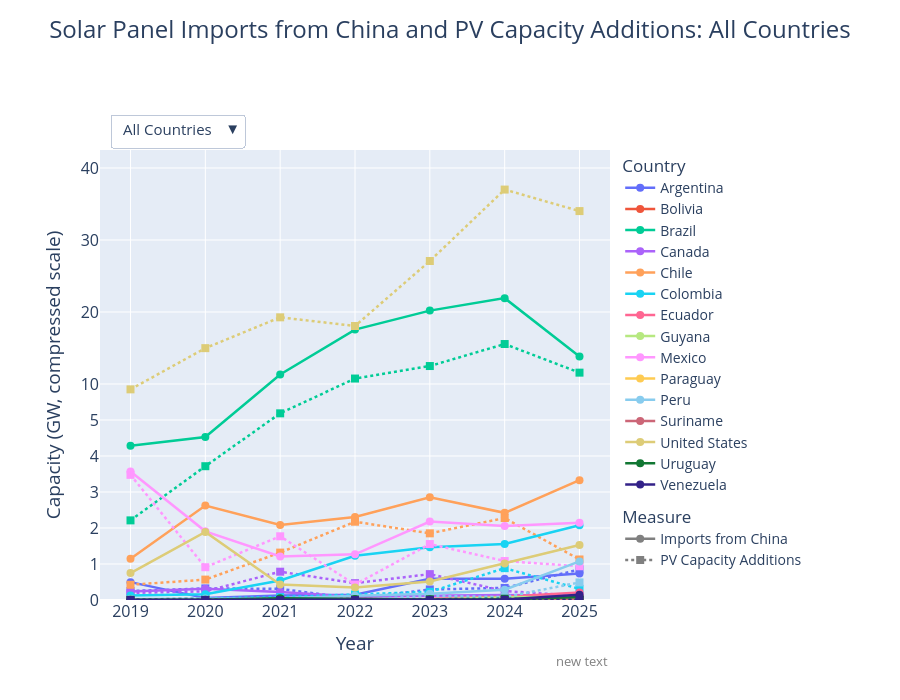

Notebook code for this chart:
### Markdown cell above
### Figure 2. Chinese Solar Panel Imports and PV Capacity Additions in 15 Countries (2019–2025)

### Code cell
import plotly.graph_objects as go
import plotly.express as px
import numpy as np

plot_df = df[df['Year'].between(2019, 2025)].copy()
countries = sorted(plot_df['Area'].unique())

fig = go.Figure()

def compress_y(y):
    y = np.asarray(y, dtype=float)

    return np.where(
        y <= 5,
        y,
        5 + (y - 5) / 5
    )

palette = (
    px.colors.qualitative.Plotly +
    px.colors.qualitative.Safe +
    px.colors.qualitative.Set3
)

country_colors = {
    country: palette[i % len(palette)]
    for i, country in enumerate(countries)
}


# Store real and compressed y-values
raw_y = []
compressed_y = []

# Actual data traces

for country in countries:

    d = plot_df[
        plot_df['Area'] == country
    ].sort_values('Year')

    imports = d['China_panel_exports_MW'] / 1000
    additions = d['PV_capacity_additions_MW'] / 1000

    raw_y.append(imports.to_numpy())
    compressed_y.append(compress_y(imports))

    raw_y.append(additions.to_numpy())
    compressed_y.append(compress_y(additions))


    # Imports from China

    fig.add_trace(go.Scatter(
        x=d['Year'],
        y=compress_y(imports),

        mode='lines+markers',

        showlegend=False,

        line=dict(
            color=country_colors[country],
            dash='solid',
            width=2.5
        ),

        marker=dict(
            color=country_colors[country],
            symbol='circle',
            size=8
        ),

        customdata=np.column_stack([
            [country] * len(d),
            imports
        ]),

        hovertemplate=(
            '<b>%{customdata[0]}</b><br>'
            'Year: %{x}<br>'
            'Imports from China: %{customdata[1]:.3f} GW'
            '<extra></extra>'
        )
    ))


    # PV Capacity Additions

    fig.add_trace(go.Scatter(
        x=d['Year'],
        y=compress_y(additions),

        mode='lines+markers',

        showlegend=False,

        line=dict(
            color=country_colors[country],
            dash='dot',
            width=2.5
        ),

        marker=dict(
            color=country_colors[country],
            symbol='square',
            size=8
        ),

        customdata=np.column_stack([
            [country] * len(d),
            additions
        ]),

        hovertemplate=(
            '<b>%{customdata[0]}</b><br>'
            'Year: %{x}<br>'
            'PV Capacity Additions: %{customdata[1]:.3f} GW'
            '<extra></extra>'
        )
    ))


# Country legend

for country in countries:

    fig.add_trace(go.Scatter(
        x=[None],
        y=[None],

        mode='lines+markers',

        name=country,

        line=dict(
            color=country_colors[country],
            width=2.5
        ),

        marker=dict(
            color=country_colors[country],
            size=8
        ),

        showlegend=True,
        legend='legend'
    ))


# Imports
fig.add_trace(go.Scatter(
    x=[None],
    y=[None],

    mode='lines+markers',

    name='Imports from China',

    line=dict(
        color='gray',
        dash='solid',
        width=2.5
    ),

    marker=dict(
        color='gray',
        symbol='circle',
        size=8
    ),

    showlegend=True,
    legend='legend2'
))


# PV Capacity Additions
fig.add_trace(go.Scatter(
    x=[None],
    y=[None],

    mode='lines+markers',

    name='PV Capacity Additions',

    line=dict(
        color='gray',
        dash='dot',
        width=2.5
    ),

    marker=dict(
        color='gray',
        symbol='square',
        size=8
    ),

    showlegend=True,
    legend='legend2'
))


n_data_traces = 2 * len(countries)

n_legend_traces = len(countries) + 2

legend_visibility = [True] * n_legend_traces


real_ticks = [
    0, 1, 2, 3, 4, 5,
    10, 20, 30, 40
]

compressed_ticks = compress_y(real_ticks)

buttons = []

# All Countries

buttons.append(
    dict(
        label='All Countries',

        method='update',

        args=[
            {
                'visible':
                    [True] * n_data_traces
                    + legend_visibility,

                'y':
                    compressed_y
                    + [[None]] * n_legend_traces
            },

            {
                'title':
                    'Solar Panel Imports from China and PV Capacity Additions: All Countries',

                'yaxis': {
                    'title':
                        'Capacity (GW, compressed scale)',

                    'tickmode':
                        'array',

                    'tickvals':
                        compressed_ticks,

                    'ticktext':
                        [str(x) for x in real_ticks],

                    'range':
                        [0, compress_y([40])[0] + 0.5]
                }
            }
        ]
    )
)


# Individual countries

for i, country in enumerate(countries):

    visible = [False] * n_data_traces

    visible[2 * i] = True
    visible[2 * i + 1] = True

    buttons.append(
        dict(
            label=country,

            method='update',

            args=[
                {
                    'visible':
                        visible
                        + legend_visibility,

                    'y':
                        raw_y
                        + [[None]] * n_legend_traces
                },

                {
                    'title':
                        f'Solar Panel Imports from China and PV Capacity Additions: {country}',

                    'yaxis': {
                        'title':
                            'Capacity (GW)',

                        'autorange':
                            True,

                        'tickmode':
                            'auto'
                    }
                }
            ]
        )
    )


# Layout

fig.update_layout(
    # title

    title=dict(
        text=(
            'Solar Panel Imports from China and '
            'PV Capacity Additions: All Countries'
        ),

        # Center the title
        x=0.5,
        xanchor='center',

        y=0.97,
        yanchor='top',

        font=dict(
            size=24
        )
    ),

    # X-axis

    xaxis=dict(

        title=dict(
            text='Year',
            font=dict(size=19)
        ),

        tickfont=dict(
            size=16
        )
    ),

    # Y-axis

    yaxis=dict(

        title=dict(
            text='Capacity (GW, compressed scale)',
            font=dict(size=19)
        ),

        tickfont=dict(
            size=16
        ),

        tickmode='array',

        tickvals=compressed_ticks,

        ticktext=[
            str(x) for x in real_ticks
        ],

        range=[
            0,
            compress_y([40])[0] + 0.5
        ]
    ),


    hovermode='closest',

    # Country selector

    updatemenus=[
        dict(
            buttons=buttons,

            direction='down',

            # Keep selector on upper-left,
            # below/away from title
            x=0.02,
            y=1.08,

            xanchor='left',
            yanchor='top',

            font=dict(
                size=15
            )
        )
    ],

    # Legend 1: Country colors

    legend=dict(

        title=dict(
            text='Country',
            font=dict(size=17)
        ),

        x=1.02,
        y=1,

        xanchor='left',
        yanchor='top',

        font=dict(
            size=14
        )
    ),

    # Legend 2: Measure

    legend2=dict(

        title=dict(
            text='Measure',
            font=dict(size=17)
        ),

        x=1.02,
        y=0.22,

        xanchor='left',
        yanchor='top',

        font=dict(
            size=14
        )
    ),

    # More room on top/right

    margin=dict(
        l=100,
        r=290,
        t=150,
        b=100
    ),


    height=700,
    annotations=[
        dict(
            x=1,
            y=-0.16,

            xref='paper',
            yref='paper',

            showarrow=False,

            xanchor='right',

            font=dict(
                size=13,
                color='gray'
            )
        )
    ]
)
fig.show()


# Export Interactive Figure 2 as HTML
from pathlib import Path

output_folder = Path.cwd().parent / "outputs"
output_folder.mkdir(parents=True, exist_ok=True)

output_path = output_folder / "Figure2_Country_Trends.html"

#Export interactive HTML
fig.write_html(
    str(output_path),
    include_plotlyjs=True
)

print("HTML saved to:", output_path.resolve())

### Figure 1 — Plotly figure (JSON) as saved in the notebook; plotly's stock layout.template omitted (floating-point values rounded to 4 significant figures; data arrays with more than 128 entries replaced by an {"elided": "..."} marker saying what was removed)
{"data": [{"customdata": [["Argentina", "0.49616000000000005"], ["Argentina", "0.05289"], ["Argentina", "0.12672"], ["Argentina", "0.14912999999999998"], ["Argentina", "0.58777"], ["Argentina", "0.5905"], ["Argentina", "0.73651"]], "hovertemplate": "<b>%{customdata[0]}</b><br>Year: %{x}<br>Imports from China: %{customdata[1]:.3f} GW<extra></extra>", "line": {"color": "#636EFA", "dash": "solid", "width": 2.5}, "marker": {"color": "#636EFA", "size": 8, "symbol": "circle"}, "mode": "lines+markers", "showlegend": false, "type": "scatter", "x": [2019, 2020, 2021, 2022, 2023, 2024, 2025], "y": [0.4962, 0.05289, 0.1267, 0.1491, 0.5878, 0.5905, 0.7365]}, {"customdata": [["Argentina", "0.24974000000000002"], ["Argentina", "0.32202"], ["Argentina", "0.30905"], ["Argentina", "0.03575"], ["Argentina", "0.29263"], ["Argentina", "0.3353"], ["Argentina", "0.85115"]], "hovertemplate": "<b>%{customdata[0]}</b><br>Year: %{x}<br>PV Capacity Additions: %{customdata[1]:.3f} GW<extra></extra>", "line": {"color": "#636EFA", "dash": "dot", "width": 2.5}, "marker": {"color": "#636EFA", "size": 8, "symbol": "square"}, "mode": "lines+markers", "showlegend": false, "type": "scatter", "x": [2019, 2020, 2021, 2022, 2023, 2024, 2025], "y": [0.2497, 0.322, 0.309, 0.03575, 0.2926, 0.3353, 0.8511]}, {"customdata": [["Bolivia", "0.00182"], ["Bolivia", "0.00075"], ["Bolivia", "0.00093"], ["Bolivia", "0.00139"], ["Bolivia", "0.00212"], ["Bolivia", "0.00433"], ["Bolivia", "0.03623"]], "hovertemplate": "<b>%{customdata[0]}</b><br>Year: %{x}<br>Imports from China: %{customdata[1]:.3f} GW<extra></extra>", "line": {"color": "#EF553B", "dash": "solid", "width": 2.5}, "marker": {"color": "#EF553B", "size": 8, "symbol": "circle"}, "mode": "lines+markers", "showlegend": false, "type": "scatter", "x": [2019, 2020, 2021, 2022, 2023, 2024, 2025], "y": [0.00182, 0.00075, 0.00093, 0.00139, 0.00212, 0.00433, 0.03623]}, {"customdata": [["Bolivia", "0.0005"], ["Bolivia", "0.050320000000000004"], ["Bolivia", "0.04983"], ["Bolivia", "0.00068"], ["Bolivia", "0.00149"], ["Bolivia", "0.00375"], ["Bolivia", "0.01717"]], "hovertemplate": "<b>%{customdata[0]}</b><br>Year: %{x}<br>PV Capacity Additions: %{customdata[1]:.3f} GW<extra></extra>", "line": {"color": "#EF553B", "dash": "dot", "width": 2.5}, "marker": {"color": "#EF553B", "size": 8, "symbol": "square"}, "mode": "lines+markers", "showlegend": false, "type": "scatter", "x": [2019, 2020, 2021, 2022, 2023, 2024, 2025], "y": [0.0005, 0.05032, 0.04983, 0.00068, 0.00149, 0.00375, 0.01717]}, {"customdata": [["Brazil", "4.28208"], ["Brazil", "4.528479999999999"], ["Brazil", "11.32759"], ["Brazil", "17.56052"], ["Brazil", "20.193360000000002"], ["Brazil", "21.92445"], ["Brazil", "13.82277"]], "hovertemplate": "<b>%{customdata[0]}</b><br>Year: %{x}<br>Imports from China: %{customdata[1]:.3f} GW<extra></extra>", "line": {"color": "#00CC96", "dash": "solid", "width": 2.5}, "marker": {"color": "#00CC96", "size": 8, "symbol": "circle"}, "mode": "lines+markers", "showlegend": false, "type": "scatter", "x": [2019, 2020, 2021, 2022, 2023, 2024, 2025], "y": [4.282, 4.528, 6.266, 7.512, 8.039, 8.385, 6.765]}, {"customdata": [["Brazil", "2.21171"], ["Brazil", "3.71626"], ["Brazil", "5.92443"], ["Brazil", "10.75918"], ["Brazil", "12.49465"], ["Brazil", "15.55085"], ["Brazil", "11.57816"]], "hovertemplate": "<b>%{customdata[0]}</b><br>Year: %{x}<br>PV Capacity Additions: %{customdata[1]:.3f} GW<extra></extra>", "line": {"color": "#00CC96", "dash": "dot", "width": 2.5}, "marker": {"color": "#00CC96", "size": 8, "symbol": "square"}, "mode": "lines+markers", "showlegend": false, "type": "scatter", "x": [2019, 2020, 2021, 2022, 2023, 2024, 2025], "y": [2.212, 3.716, 5.185, 6.152, 6.499, 7.11, 6.316]}, {"customdata": [["Canada", "0.23558"], ["Canada", "0.31085"], ["Canada", "0.22212"], ["Canada", "0.08965999999999999"], ["Canada", "0.11541"], ["Canada", "0.1392"], ["Canada", "0.11495999999999999"]], "hovertemplate": "<b>%{customdata[0]}</b><br>Year: %{x}<br>Imports from China: %{customdata[1]:.3f} GW<extra></extra>", "line": {"color": "#AB63FA", "dash": "solid", "width": 2.5}, "marker": {"color": "#AB63FA", "size": 8, "symbol": "circle"}, "mode": "lines+markers", "showlegend": false, "type": "scatter", "x": [2019, 2020, 2021, 2022, 2023, 2024, 2025], "y": [0.2356, 0.3109, 0.2221, 0.08966, 0.1154, 0.1392, 0.115]}, {"customdata": [["Canada", "0.197"], ["Canada", "0.24"], ["Canada", "0.786"], ["Canada", "0.468"], ["Canada", "0.719"], ["Canada", "0.249"], ["Canada", "0.1125"]], "hovertemplate": "<b>%{customdata[0]}</b><br>Year: %{x}<br>PV Capacity Additions: %{customdata[1]:.3f} GW<extra></extra>", "line": {"color": "#AB63FA", "dash": "dot", "width": 2.5}, "marker": {"color": "#AB63FA", "size": 8, "symbol": "square"}, "mode": "lines+markers", "showlegend": false, "type": "scatter", "x": [2019, 2020, 2021, 2022, 2023, 2024, 2025], "y": [0.197, 0.24, 0.786, 0.468, 0.719, 0.249, 0.1125]}, {"customdata": [["Chile", "1.1448800000000001"], ["Chile", "2.62349"], ["Chile", "2.08235"], ["Chile", "2.30733"], ["Chile", "2.85527"], ["Chile", "2.4211300000000002"], ["Chile", "3.32912"]], "hovertemplate": "<b>%{customdata[0]}</b><br>Year: %{x}<br>Imports from China: %{customdata[1]:.3f} GW<extra></extra>", "line": {"color": "#FFA15A", "dash": "solid", "width": 2.5}, "marker": {"color": "#FFA15A", "size": 8, "symbol": "circle"}, "mode": "lines+markers", "showlegend": false, "type": "scatter", "x": [2019, 2020, 2021, 2022, 2023, 2024, 2025], "y": [1.145, 2.623, 2.082, 2.307, 2.855, 2.421, 3.329]}, {"customdata": [["Chile", "0.42269"], ["Chile", "0.56653"], ["Chile", "1.31668"], ["Chile", "2.1748600000000002"], ["Chile", "1.8515599999999999"], ["Chile", "2.27696"], ["Chile", "1.12549"]], "hovertemplate": "<b>%{customdata[0]}</b><br>Year: %{x}<br>PV Capacity Additions: %{customdata[1]:.3f} GW<extra></extra>", "line": {"color": "#FFA15A", "dash": "dot", "width": 2.5}, "marker": {"color": "#FFA15A", "size": 8, "symbol": "square"}, "mode": "lines+markers", "showlegend": false, "type": "scatter", "x": [2019, 2020, 2021, 2022, 2023, 2024, 2025], "y": [0.4227, 0.5665, 1.317, 2.175, 1.852, 2.277, 1.125]}, {"customdata": [["Colombia", "0.12737"], ["Colombia", "0.16104"], ["Colombia", "0.54306"], ["Colombia", "1.23007"], ["Colombia", "1.4645"], ["Colombia", "1.55625"], ["Colombia", "2.0786"]], "hovertemplate": "<b>%{customdata[0]}</b><br>Year: %{x}<br>Imports from China: %{customdata[1]:.3f} GW<extra></extra>", "line": {"color": "#19D3F3", "dash": "solid", "width": 2.5}, "marker": {"color": "#19D3F3", "size": 8, "symbol": "circle"}, "mode": "lines+markers", "showlegend": false, "type": "scatter", "x": [2019, 2020, 2021, 2022, 2023, 2024, 2025], "y": [0.1274, 0.161, 0.5431, 1.23, 1.464, 1.556, 2.079]}, {"customdata": [["Colombia", "0.00923"], ["Colombia", "0.05102"], ["Colombia", "0.07911"], ["Colombia", "0.15468"], ["Colombia", "0.22553"], ["Colombia", "0.8841100000000001"], ["Colombia", "0.30918"]], "hovertemplate": "<b>%{customdata[0]}</b><br>Year: %{x}<br>PV Capacity Additions: %{customdata[1]:.3f} GW<extra></extra>", "line": {"color": "#19D3F3", "dash": "dot", "width": 2.5}, "marker": {"color": "#19D3F3", "size": 8, "symbol": "square"}, "mode": "lines+markers", "showlegend": false, "type": "scatter", "x": [2019, 2020, 2021, 2022, 2023, 2024, 2025], "y": [0.00923, 0.05102, 0.07911, 0.1547, 0.2255, 0.8841, 0.3092]}, {"customdata": [["Ecuador", "0.00882"], ["Ecuador", "0.00795"], ["Ecuador", "0.028"], ["Ecuador", "0.037950000000000005"], ["Ecuador", "0.035859999999999996"], ["Ecuador", "0.08863"], ["Ecuador", "0.20615"]], "hovertemplate": "<b>%{customdata[0]}</b><br>Year: %{x}<br>Imports from China: %{customdata[1]:.3f} GW<extra></extra>", "line": {"color": "#FF6692", "dash": "solid", "width": 2.5}, "marker": {"color": "#FF6692", "size": 8, "symbol": "circle"}, "mode": "lines+markers", "showlegend": false, "type": "scatter", "x": [2019, 2020, 2021, 2022, 2023, 2024, 2025], "y": [0.00882, 0.00795, 0.028, 0.03795, 0.03586, 0.08863, 0.2061]}, {"customdata": [["Ecuador", "0.0"], ["Ecuador", "0.0"], ["Ecuador", "2e-05"], ["Ecuador", "0.001"], ["Ecuador", "0.00131"], ["Ecuador", "0.054270000000000006"], ["Ecuador", "0.04708"]], "hovertemplate": "<b>%{customdata[0]}</b><br>Year: %{x}<br>PV Capacity Additions: %{customdata[1]:.3f} GW<extra></extra>", "line": {"color": "#FF6692", "dash": "dot", "width": 2.5}, "marker": {"color": "#FF6692", "size": 8, "symbol": "square"}, "mode": "lines+markers", "showlegend": false, "type": "scatter", "x": [2019, 2020, 2021, 2022, 2023, 2024, 2025], "y": [0.0, 0.0, 2e-05, 0.001, 0.00131, 0.05427, 0.04708]}, {"customdata": [["Guyana", "0.00454"], ["Guyana", "0.005059999999999999"], ["Guyana", "0.00679"], ["Guyana", "0.0052699999999999995"], ["Guyana", "0.01408"], ["Guyana", "0.07834999999999999"], ["Guyana", "0.08653"]], "hovertemplate": "<b>%{customdata[0]}</b><br>Year: %{x}<br>Imports from China: %{customdata[1]:.3f} GW<extra></extra>", "line": {"color": "#B6E880", "dash": "solid", "width": 2.5}, "marker": {"color": "#B6E880", "size": 8, "symbol": "circle"}, "mode": "lines+markers", "showlegend": false, "type": "scatter", "x": [2019, 2020, 2021, 2022, 2023, 2024, 2025], "y": [0.00454, 0.00506, 0.00679, 0.00527, 0.01408, 0.07835, 0.08653]}, {"customdata": [["Guyana", "0.00127"], ["Guyana", "0.00020999999999999998"], ["Guyana", "-0.00017"], ["Guyana", "0.00547"], ["Guyana", "0.005849999999999999"], ["Guyana", "0.0030499999999999998"], ["Guyana", "0.01755"]], "hovertemplate": "<b>%{customdata[0]}</b><br>Year: %{x}<br>PV Capacity Additions: %{customdata[1]:.3f} GW<extra></extra>", "line": {"color": "#B6E880", "dash": "dot", "width": 2.5}, "marker": {"color": "#B6E880", "size": 8, "symbol": "square"}, "mode": "lines+markers", "showlegend": false, "type": "scatter", "x": [2019, 2020, 2021, 2022, 2023, 2024, 2025], "y": [0.00127, 0.00021, -0.00017, 0.00547, 0.00585, 0.00305, 0.01755]}, {"customdata": [["Mexico", "3.56765"], ["Mexico", "1.9071900000000002"], ["Mexico", "1.2081600000000001"], ["Mexico", "1.26897"], ["Mexico", "2.1777800000000003"], ["Mexico", "2.0550900000000003"], ["Mexico", "2.14542"]], "hovertemplate": "<b>%{customdata[0]}</b><br>Year: %{x}<br>Imports from China: %{customdata[1]:.3f} GW<extra></extra>", "line": {"color": "#FF97FF", "dash": "solid", "width": 2.5}, "marker": {"color": "#FF97FF", "size": 8, "symbol": "circle"}, "mode": "lines+markers", "showlegend": false, "type": "scatter", "x": [2019, 2020, 2021, 2022, 2023, 2024, 2025], "y": [3.568, 1.907, 1.208, 1.269, 2.178, 2.055, 2.145]}, {"customdata": [["Mexico", "3.47627"], ["Mexico", "0.91049"], ["Mexico", "1.76935"], ["Mexico", "0.42889"], ["Mexico", "1.55398"], ["Mexico", "1.0823399999999999"], ["Mexico", "0.93735"]], "hovertemplate": "<b>%{customdata[0]}</b><br>Year: %{x}<br>PV Capacity Additions: %{customdata[1]:.3f} GW<extra></extra>", "line": {"color": "#FF97FF", "dash": "dot", "width": 2.5}, "marker": {"color": "#FF97FF", "size": 8, "symbol": "square"}, "mode": "lines+markers", "showlegend": false, "type": "scatter", "x": [2019, 2020, 2021, 2022, 2023, 2024, 2025], "y": [3.476, 0.9105, 1.769, 0.4289, 1.554, 1.082, 0.9374]}, {"customdata": [["Paraguay", "0.0028799999999999997"], ["Paraguay", "0.0039"], ["Paraguay", "0.0027400000000000002"], ["Paraguay", "0.00421"], ["Paraguay", "0.00914"], ["Paraguay", "0.018420000000000002"], ["Paraguay", "0.01392"]], "hovertemplate": "<b>%{customdata[0]}</b><br>Year: %{x}<br>Imports from China: %{customdata[1]:.3f} GW<extra></extra>", "line": {"color": "#FECB52", "dash": "solid", "width": 2.5}, "marker": {"color": "#FECB52", "size": 8, "symbol": "circle"}, "mode": "lines+markers", "showlegend": false, "type": "scatter", "x": [2019, 2020, 2021, 2022, 2023, 2024, 2025], "y": [0.00288, 0.0039, 0.00274, 0.00421, 0.00914, 0.01842, 0.01392]}, {"customdata": [["Paraguay", "0.0"], ["Paraguay", "8.999999999999999e-05"], ["Paraguay", "0.0"], ["Paraguay", "0.00102"], ["Paraguay", "0.0"], ["Paraguay", "0.0"], ["Paraguay", "0.00195"]], "hovertemplate": "<b>%{customdata[0]}</b><br>Year: %{x}<br>PV Capacity Additions: %{customdata[1]:.3f} GW<extra></extra>", "line": {"color": "#FECB52", "dash": "dot", "width": 2.5}, "marker": {"color": "#FECB52", "size": 8, "symbol": "square"}, "mode": "lines+markers", "showlegend": false, "type": "scatter", "x": [2019, 2020, 2021, 2022, 2023, 2024, 2025], "y": [0.0, 9e-05, 0.0, 0.00102, 0.0, 0.0, 0.00195]}, {"customdata": [["Peru", "0.02888"], ["Peru", "0.04346"], ["Peru", "0.03890999999999999"], ["Peru", "0.11744"], ["Peru", "0.17116"], ["Peru", "0.2872"], ["Peru", "1.0725799999999999"]], "hovertemplate": "<b>%{customdata[0]}</b><br>Year: %{x}<br>Imports from China: %{customdata[1]:.3f} GW<extra></extra>", "line": {"color": "rgb(136, 204, 238)", "dash": "solid", "width": 2.5}, "marker": {"color": "rgb(136, 204, 238)", "size": 8, "symbol": "circle"}, "mode": "lines+markers", "showlegend": false, "type": "scatter", "x": [2019, 2020, 2021, 2022, 2023, 2024, 2025], "y": [0.02888, 0.04346, 0.03891, 0.1174, 0.1712, 0.2872, 1.073]}, {"customdata": [["Peru", "0.01061"], ["Peru", "0.0"], ["Peru", "-0.00248"], ["Peru", "-4e-05"], ["Peru", "0.11493"], ["Peru", "0.08056"], ["Peru", "0.488"]], "hovertemplate": "<b>%{customdata[0]}</b><br>Year: %{x}<br>PV Capacity Additions: %{customdata[1]:.3f} GW<extra></extra>", "line": {"color": "rgb(136, 204, 238)", "dash": "dot", "width": 2.5}, "marker": {"color": "rgb(136, 204, 238)", "size": 8, "symbol": "square"}, "mode": "lines+markers", "showlegend": false, "type": "scatter", "x": [2019, 2020, 2021, 2022, 2023, 2024, 2025], "y": [0.01061, 0.0, -0.00248, -4e-05, 0.1149, 0.08056, 0.488]}, {"customdata": [["Suriname", "0.00058"], ["Suriname", "0.00074"], ["Suriname", "0.0034"], ["Suriname", "0.00222"], ["Suriname", "0.004940000000000001"], ["Suriname", "0.00445"], ["Suriname", "0.03686"]], "hovertemplate": "<b>%{customdata[0]}</b><br>Year: %{x}<br>Imports from China: %{customdata[1]:.3f} GW<extra></extra>", "line": {"color": "rgb(204, 102, 119)", "dash": "solid", "width": 2.5}, "marker": {"color": "rgb(204, 102, 119)", "size": 8, "symbol": "circle"}, "mode": "lines+markers", "showlegend": false, "type": "scatter", "x": [2019, 2020, 2021, 2022, 2023, 2024, 2025], "y": [0.00058, 0.00074, 0.0034, 0.00222, 0.00494, 0.00445, 0.03686]}, {"customdata": [["Suriname", "1e-05"], ["Suriname", "0.00065"], ["Suriname", "0.001"], ["Suriname", "0.0023"], ["Suriname", "0.0012"], ["Suriname", "0.0017900000000000001"], ["Suriname", "0.02327"]], "hovertemplate": "<b>%{customdata[0]}</b><br>Year: %{x}<br>PV Capacity Additions: %{customdata[1]:.3f} GW<extra></extra>", "line": {"color": "rgb(204, 102, 119)", "dash": "dot", "width": 2.5}, "marker": {"color": "rgb(204, 102, 119)", "size": 8, "symbol": "square"}, "mode": "lines+markers", "showlegend": false, "type": "scatter", "x": [2019, 2020, 2021, 2022, 2023, 2024, 2025], "y": [1e-05, 0.00065, 0.001, 0.0023, 0.0012, 0.00179, 0.02327]}, {"customdata": [["United States", "0.7465700000000001"], ["United States", "1.8904"], ["United States", "0.43269"], ["United States", "0.34486"], ["United States", "0.5136799999999999"], ["United States", "1.0161900000000001"], ["United States", "1.5268199999999998"]], "hovertemplate": "<b>%{customdata[0]}</b><br>Year: %{x}<br>Imports from China: %{customdata[1]:.3f} GW<extra></extra>", "line": {"color": "rgb(221, 204, 119)", "dash": "solid", "width": 2.5}, "marker": {"color": "rgb(221, 204, 119)", "size": 8, "symbol": "circle"}, "mode": "lines+markers", "showlegend": false, "type": "scatter", "x": [2019, 2020, 2021, 2022, 2023, 2024, 2025], "y": [0.7466, 1.89, 0.4327, 0.3449, 0.5137, 1.016, 1.527]}, {"customdata": [["United States", "9.256170000000001"], ["United States", "14.97718"], ["United States", "19.260080000000002"], ["United States", "18.056259999999998"], ["United States", "27.08468"], ["United States", "37.0047"], ["United States", "34.015800000000006"]], "hovertemplate": "<b>%{customdata[0]}</b><br>Year: %{x}<br>PV Capacity Additions: %{customdata[1]:.3f} GW<extra></extra>", "line": {"color": "rgb(221, 204, 119)", "dash": "dot", "width": 2.5}, "marker": {"color": "rgb(221, 204, 119)", "size": 8, "symbol": "square"}, "mode": "lines+markers", "showlegend": false, "type": "scatter", "x": [2019, 2020, 2021, 2022, 2023, 2024, 2025], "y": [5.851, 6.995, 7.852, 7.611, 9.417, 11.4, 10.8]}, {"customdata": [["Uruguay", "0.00734"], ["Uruguay", "0.00973"], ["Uruguay", "0.0508"], ["Uruguay", "0.02512"], ["Uruguay", "0.01704"], ["Uruguay", "0.01591"], ["Uruguay", "0.08018"]], "hovertemplate": "<b>%{customdata[0]}</b><br>Year: %{x}<br>Imports from China: %{customdata[1]:.3f} GW<extra></extra>", "line": {"color": "rgb(17, 119, 51)", "dash": "solid", "width": 2.5}, "marker": {"color": "rgb(17, 119, 51)", "size": 8, "symbol": "circle"}, "mode": "lines+markers", "showlegend": false, "type": "scatter", "x": [2019, 2020, 2021, 2022, 2023, 2024, 2025], "y": [0.00734, 0.00973, 0.0508, 0.02512, 0.01704, 0.01591, 0.08018]}, {"customdata": [["Uruguay", "0.00529"], ["Uruguay", "0.00425"], ["Uruguay", "0.00857"], ["Uruguay", "0.013949999999999999"], ["Uruguay", "0.02011"], ["Uruguay", "0.03566"], ["Uruguay", "0.0032"]], "hovertemplate": "<b>%{customdata[0]}</b><br>Year: %{x}<br>PV Capacity Additions: %{customdata[1]:.3f} GW<extra></extra>", "line": {"color": "rgb(17, 119, 51)", "dash": "dot", "width": 2.5}, "marker": {"color": "rgb(17, 119, 51)", "size": 8, "symbol": "square"}, "mode": "lines+markers", "showlegend": false, "type": "scatter", "x": [2019, 2020, 2021, 2022, 2023, 2024, 2025], "y": [0.00529, 0.00425, 0.00857, 0.01395, 0.02011, 0.03566, 0.0032]}, {"customdata": [["Venezuela", "0.00053"], ["Venezuela", "0.00254"], ["Venezuela", "0.00127"], ["Venezuela", "0.00266"], ["Venezuela", "0.0038900000000000002"], ["Venezuela", "0.01459"], ["Venezuela", "0.14397"]], "hovertemplate": "<b>%{customdata[0]}</b><br>Year: %{x}<br>Imports from China: %{customdata[1]:.3f} GW<extra></extra>", "line": {"color": "rgb(51, 34, 136)", "dash": "solid", "width": 2.5}, "marker": {"color": "rgb(51, 34, 136)", "size": 8, "symbol": "circle"}, "mode": "lines+markers", "showlegend": false, "type": "scatter", "x": [2019, 2020, 2021, 2022, 2023, 2024, 2025], "y": [0.00053, 0.00254, 0.00127, 0.00266, 0.00389, 0.01459, 0.144]}, {"customdata": [["Venezuela", "0.0"], ["Venezuela", "0.0"], ["Venezuela", "0.0002"], ["Venezuela", "0.0"], ["Venezuela", "5e-05"], ["Venezuela", "0.0011899999999999999"], ["Venezuela", "0.0004"]], "hovertemplate": "<b>%{customdata[0]}</b><br>Year: %{x}<br>PV Capacity Additions: %{customdata[1]:.3f} GW<extra></extra>", "line": {"color": "rgb(51, 34, 136)", "dash": "dot", "width": 2.5}, "marker": {"color": "rgb(51, 34, 136)", "size": 8, "symbol": "square"}, "mode": "lines+markers", "showlegend": false, "type": "scatter", "x": [2019, 2020, 2021, 2022, 2023, 2024, 2025], "y": [0.0, 0.0, 0.0002, 0.0, 5e-05, 0.00119, 0.0004]}, {"legend": "legend", "line": {"color": "#636EFA", "width": 2.5}, "marker": {"color": "#636EFA", "size": 8}, "mode": "lines+markers", "name": "Argentina", "showlegend": true, "type": "scatter", "x": [null], "y": [null]}, {"legend": "legend", "line": {"color": "#EF553B", "width": 2.5}, "marker": {"color": "#EF553B", "size": 8}, "mode": "lines+markers", "name": "Bolivia", "showlegend": true, "type": "scatter", "x": [null], "y": [null]}, {"legend": "legend", "line": {"color": "#00CC96", "width": 2.5}, "marker": {"color": "#00CC96", "size": 8}, "mode": "lines+markers", "name": "Brazil", "showlegend": true, "type": "scatter", "x": [null], "y": [null]}, {"legend": "legend", "line": {"color": "#AB63FA", "width": 2.5}, "marker": {"color": "#AB63FA", "size": 8}, "mode": "lines+markers", "name": "Canada", "showlegend": true, "type": "scatter", "x": [null], "y": [null]}, {"legend": "legend", "line": {"color": "#FFA15A", "width": 2.5}, "marker": {"color": "#FFA15A", "size": 8}, "mode": "lines+markers", "name": "Chile", "showlegend": true, "type": "scatter", "x": [null], "y": [null]}, {"legend": "legend", "line": {"color": "#19D3F3", "width": 2.5}, "marker": {"color": "#19D3F3", "size": 8}, "mode": "lines+markers", "name": "Colombia", "showlegend": true, "type": "scatter", "x": [null], "y": [null]}, {"legend": "legend", "line": {"color": "#FF6692", "width": 2.5}, "marker": {"color": "#FF6692", "size": 8}, "mode": "lines+markers", "name": "Ecuador", "showlegend": true, "type": "scatter", "x": [null], "y": [null]}, {"legend": "legend", "line": {"color": "#B6E880", "width": 2.5}, "marker": {"color": "#B6E880", "size": 8}, "mode": "lines+markers", "name": "Guyana", "showlegend": true, "type": "scatter", "x": [null], "y": [null]}, {"legend": "legend", "line": {"color": "#FF97FF", "width": 2.5}, "marker": {"color": "#FF97FF", "size": 8}, "mode": "lines+markers", "name": "Mexico", "showlegend": true, "type": "scatter", "x": [null], "y": [null]}, {"legend": "legend", "line": {"color": "#FECB52", "width": 2.5}, "marker": {"color": "#FECB52", "size": 8}, "mode": "lines+markers", "name": "Paraguay", "showlegend": true, "type": "scatter", "x": [null], "y": [null]}, {"legend": "legend", "line": {"color": "rgb(136, 204, 238)", "width": 2.5}, "marker": {"color": "rgb(136, 204, 238)", "size": 8}, "mode": "lines+markers", "name": "Peru", "showlegend": true, "type": "scatter", "x": [null], "y": [null]}, {"legend": "legend", "line": {"color": "rgb(204, 102, 119)", "width": 2.5}, "marker": {"color": "rgb(204, 102, 119)", "size": 8}, "mode": "lines+markers", "name": "Suriname", "showlegend": true, "type": "scatter", "x": [null], "y": [null]}, {"legend": "legend", "line": {"color": "rgb(221, 204, 119)", "width": 2.5}, "marker": {"color": "rgb(221, 204, 119)", "size": 8}, "mode": "lines+markers", "name": "United States", "showlegend": true, "type": "scatter", "x": [null], "y": [null]}, {"legend": "legend", "line": {"color": "rgb(17, 119, 51)", "width": 2.5}, "marker": {"color": "rgb(17, 119, 51)", "size": 8}, "mode": "lines+markers", "name": "Uruguay", "showlegend": true, "type": "scatter", "x": [null], "y": [null]}, {"legend": "legend", "line": {"color": "rgb(51, 34, 136)", "width": 2.5}, "marker": {"color": "rgb(51, 34, 136)", "size": 8}, "mode": "lines+markers", "name": "Venezuela", "showlegend": true, "type": "scatter", "x": [null], "y": [null]}, {"legend": "legend2", "line": {"color": "gray", "dash": "solid", "width": 2.5}, "marker": {"color": "gray", "size": 8, "symbol": "circle"}, "mode": "lines+markers", "name": "Imports from China", "showlegend": true, "type": "scatter", "x": [null], "y": [null]}, {"legend": "legend2", "line": {"color": "gray", "dash": "dot", "width": 2.5}, "marker": {"color": "gray", "size": 8, "symbol": "square"}, "mode": "lines+markers", "name": "PV Capacity Additions", "showlegend": true, "type": "scatter", "x": [null], "y": [null]}], "layout": {"annotations": [{"font": {"color": "gray", "size": 13}, "showarrow": false, "x": 1, "xanchor": "right", "xref": "paper", "y": -0.16, "yref": "paper"}], "height": 700, "hovermode": "closest", "legend": {"font": {"size": 14}, "title": {"font": {"size": 17}, "text": "Country"}, "x": 1.02, "xanchor": "left", "y": 1, "yanchor": "top"}, "legend2": {"font": {"size": 14}, "title": {"font": {"size": 17}, "text": "Measure"}, "x": 1.02, "xanchor": "left", "y": 0.22, "yanchor": "top"}, "margin": {"b": 100, "l": 100, "r": 290, "t": 150}, "title": {"font": {"size": 24}, "text": "Solar Panel Imports from China and PV Capacity Additions: All Countries", "x": 0.5, "xanchor": "center", "y": 0.97, "yanchor": "top"}, "updatemenus": [{"buttons": [{"args": [{"visible": [true, true, true, true, true, true, true, true, true, true, true, true, true, true, true, true, true, true, true, true, true, true, true, true, true, true, true, true, true, true, true, true, true, true, true, true, true, true, true, true, true, true, true, true, true, true, true], "y": {"elided": "47 rows, 227 float values in total"}}, {"title": "Solar Panel Imports from China and PV Capacity Additions: All Countries", "yaxis": {"range": [0, 12.5], "tickmode": "array", "ticktext": ["0", "1", "2", "3", "4", "5", "10", "20", "30", "40"], "tickvals": [0.0, 1.0, 2.0, 3.0, 4.0, 5.0, 6.0, 8.0, 10.0, 12.0], "title": "Capacity (GW, compressed scale)"}}], "label": "All Countries", "method": "update"}, {"args": [{"visible": [true, true, false, false, false, false, false, false, false, false, false, false, false, false, false, false, false, false, false, false, false, false, false, false, false, false, false, false, false, false, true, true, true, true, true, true, true, true, true, true, true, true, true, true, true, true, true], "y": {"elided": "47 rows, 227 float values in total"}}, {"title": "Solar Panel Imports from China and PV Capacity Additions: Argentina", "yaxis": {"autorange": true, "tickmode": "auto", "title": "Capacity (GW)"}}], "label": "Argentina", "method": "update"}, {"args": [{"visible": [false, false, true, true, false, false, false, false, false, false, false, false, false, false, false, false, false, false, false, false, false, false, false, false, false, false, false, false, false, false, true, true, true, true, true, true, true, true, true, true, true, true, true, true, true, true, true], "y": {"elided": "47 rows, 227 float values in total"}}, {"title": "Solar Panel Imports from China and PV Capacity Additions: Bolivia", "yaxis": {"autorange": true, "tickmode": "auto", "title": "Capacity (GW)"}}], "label": "Bolivia", "method": "update"}, {"args": [{"visible": [false, false, false, false, true, true, false, false, false, false, false, false, false, false, false, false, false, false, false, false, false, false, false, false, false, false, false, false, false, false, true, true, true, true, true, true, true, true, true, true, true, true, true, true, true, true, true], "y": {"elided": "47 rows, 227 float values in total"}}, {"title": "Solar Panel Imports from China and PV Capacity Additions: Brazil", "yaxis": {"autorange": true, "tickmode": "auto", "title": "Capacity (GW)"}}], "label": "Brazil", "method": "update"}, {"args": [{"visible": [false, false, false, false, false, false, true, true, false, false, false, false, false, false, false, false, false, false, false, false, false, false, false, false, false, false, false, false, false, false, true, true, true, true, true, true, true, true, true, true, true, true, true, true, true, true, true], "y": {"elided": "47 rows, 227 float values in total"}}, {"title": "Solar Panel Imports from China and PV Capacity Additions: Canada", "yaxis": {"autorange": true, "tickmode": "auto", "title": "Capacity (GW)"}}], "label": "Canada", "method": "update"}, {"args": [{"visible": [false, false, false, false, false, false, false, false, true, true, false, false, false, false, false, false, false, false, false, false, false, false, false, false, false, false, false, false, false, false, true, true, true, true, true, true, true, true, true, true, true, true, true, true, true, true, true], "y": {"elided": "47 rows, 227 float values in total"}}, {"title": "Solar Panel Imports from China and PV Capacity Additions: Chile", "yaxis": {"autorange": true, "tickmode": "auto", "title": "Capacity (GW)"}}], "label": "Chile", "method": "update"}, {"args": [{"visible": [false, false, false, false, false, false, false, false, false, false, true, true, false, false, false, false, false, false, false, false, false, false, false, false, false, false, false, false, false, false, true, true, true, true, true, true, true, true, true, true, true, true, true, true, true, true, true], "y": {"elided": "47 rows, 227 float values in total"}}, {"title": "Solar Panel Imports from China and PV Capacity Additions: Colombia", "yaxis": {"autorange": true, "tickmode": "auto", "title": "Capacity (GW)"}}], "label": "Colombia", "method": "update"}, {"args": [{"visible": [false, false, false, false, false, false, false, false, false, false, false, false, true, true, false, false, false, false, false, false, false, false, false, false, false, false, false, false, false, false, true, true, true, true, true, true, true, true, true, true, true, true, true, true, true, true, true], "y": {"elided": "47 rows, 227 float values in total"}}, {"title": "Solar Panel Imports from China and PV Capacity Additions: Ecuador", "yaxis": {"autorange": true, "tickmode": "auto", "title": "Capacity (GW)"}}], "label": "Ecuador", "method": "update"}, {"args": [{"visible": [false, false, false, false, false, false, false, false, false, false, false, false, false, false, true, true, false, false, false, false, false, false, false, false, false, false, false, false, false, false, true, true, true, true, true, true, true, true, true, true, true, true, true, true, true, true, true], "y": {"elided": "47 rows, 227 float values in total"}}, {"title": "Solar Panel Imports from China and PV Capacity Additions: Guyana", "yaxis": {"autorange": true, "tickmode": "auto", "title": "Capacity (GW)"}}], "label": "Guyana", "method": "update"}, {"args": [{"visible": [false, false, false, false, false, false, false, false, false, false, false, false, false, false, false, false, true, true, false, false, false, false, false, false, false, false, false, false, false, false, true, true, true, true, true, true, true, true, true, true, true, true, true, true, true, true, true], "y": {"elided": "47 rows, 227 float values in total"}}, {"title": "Solar Panel Imports from China and PV Capacity Additions: Mexico", "yaxis": {"autorange": true, "tickmode": "auto", "title": "Capacity (GW)"}}], "label": "Mexico", "method": "update"}, {"args": [{"visible": [false, false, false, false, false, false, false, false, false, false, false, false, false, false, false, false, false, false, true, true, false, false, false, false, false, false, false, false, false, false, true, true, true, true, true, true, true, true, true, true, true, true, true, true, true, true, true], "y": {"elided": "47 rows, 227 float values in total"}}, {"title": "Solar Panel Imports from China and PV Capacity Additions: Paraguay", "yaxis": {"autorange": true, "tickmode": "auto", "title": "Capacity (GW)"}}], "label": "Paraguay", "method": "update"}, {"args": [{"visible": [false, false, false, false, false, false, false, false, false, false, false, false, false, false, false, false, false, false, false, false, true, true, false, false, false, false, false, false, false, false, true, true, true, true, true, true, true, true, true, true, true, true, true, true, true, true, true], "y": {"elided": "47 rows, 227 float values in total"}}, {"title": "Solar Panel Imports from China and PV Capacity Additions: Peru", "yaxis": {"autorange": true, "tickmode": "auto", "title": "Capacity (GW)"}}], "label": "Peru", "method": "update"}, {"args": [{"visible": [false, false, false, false, false, false, false, false, false, false, false, false, false, false, false, false, false, false, false, false, false, false, true, true, false, false, false, false, false, false, true, true, true, true, true, true, true, true, true, true, true, true, true, true, true, true, true], "y": {"elided": "47 rows, 227 float values in total"}}, {"title": "Solar Panel Imports from China and PV Capacity Additions: Suriname", "yaxis": {"autorange": true, "tickmode": "auto", "title": "Capacity (GW)"}}], "label": "Suriname", "method": "update"}, {"args": [{"visible": [false, false, false, false, false, false, false, false, false, false, false, false, false, false, false, false, false, false, false, false, false, false, false, false, true, true, false, false, false, false, true, true, true, true, true, true, true, true, true, true, true, true, true, true, true, true, true], "y": {"elided": "47 rows, 227 float values in total"}}, {"title": "Solar Panel Imports from China and PV Capacity Additions: United States", "yaxis": {"autorange": true, "tickmode": "auto", "title": "Capacity (GW)"}}], "label": "United States", "method": "update"}, {"args": [{"visible": [false, false, false, false, false, false, false, false, false, false, false, false, false, false, false, false, false, false, false, false, false, false, false, false, false, false, true, true, false, false, true, true, true, true, true, true, true, true, true, true, true, true, true, true, true, true, true], "y": {"elided": "47 rows, 227 float values in total"}}, {"title": "Solar Panel Imports from China and PV Capacity Additions: Uruguay", "yaxis": {"autorange": true, "tickmode": "auto", "title": "Capacity (GW)"}}], "label": "Uruguay", "method": "update"}, {"args": [{"visible": [false, false, false, false, false, false, false, false, false, false, false, false, false, false, false, false, false, false, false, false, false, false, false, false, false, false, false, false, true, true, true, true, true, true, true, true, true, true, true, true, true, true, true, true, true, true, true], "y": {"elided": "47 rows, 227 float values in total"}}, {"title": "Solar Panel Imports from China and PV Capacity Additions: Venezuela", "yaxis": {"autorange": true, "tickmode": "auto", "title": "Capacity (GW)"}}], "label": "Venezuela", "method": "update"}], "direction": "down", "font": {"size": 15}, "x": 0.02, "xanchor": "left", "y": 1.08, "yanchor": "top"}], "xaxis": {"tickfont": {"size": 16}, "title": {"font": {"size": 19}, "text": "Year"}}, "yaxis": {"range": [0, 12.5], "tickfont": {"size": 16}, "tickmode": "array", "ticktext": ["0", "1", "2", "3", "4", "5", "10", "20", "30", "40"], "tickvals": [0.0, 1.0, 2.0, 3.0, 4.0, 5.0, 6.0, 8.0, 10.0, 12.0], "title": {"font": {"size": 19}, "text": "Capacity (GW, compressed scale)"}}}}
